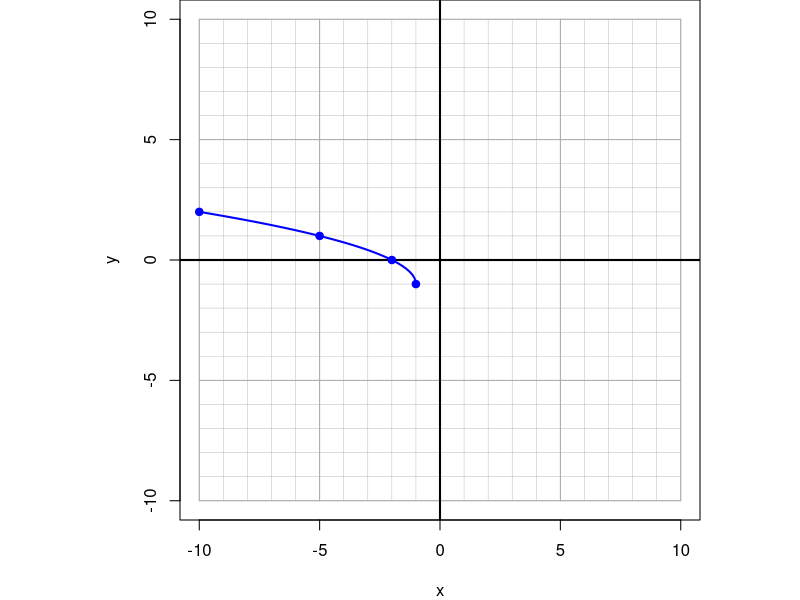
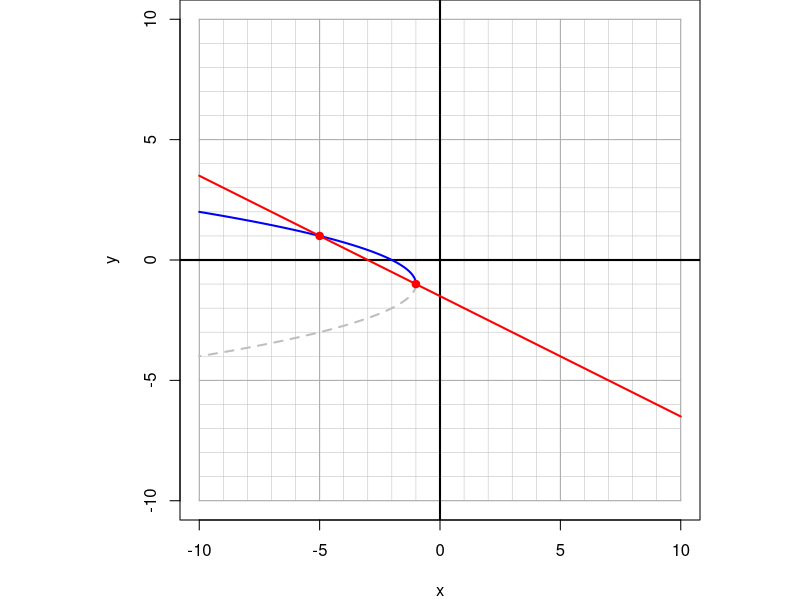

R code for these plots, in order:
## ---- chunk 1
gcd2 <- function(a, b) {
  if (b == 0) a else Recall(b, a %% b)
}
gcd <- function(...) Reduce(gcd2, c(...))

fsimp = function(top,bot){
    gg = abs(gcd(c(top,bot)))
    top = round(abs(top)/gg*sign(top*bot))
    bot = round(abs(mbot)/gg)
    if(bot==1){
        return(top)
    } else {
        return(paste0("\\frac{",top,"}{",bot,"}"))
    }
}

xpar = c(0,1,4,9)
ypar = c(0,1,2,3)
xext = c(1,4,9)
yext = c(-1,-2,-3)

# horizontal shift before possible reflection

# y = a*sqrt(bx-h)+k

h = sample(c(-9:-1,1),1)
a = sample(c(-3,-2,-1,1,2,3),1)
k = sample(c(((-10+3*abs(a)):-1),(1:(10-3*abs(a)))),1)
b = sample(c(-1,1),1)


xc = (xpar+h)/b
yc = a*ypar+k
xd = (xext+h)/b
yd = k+a*yext

nval = sample(0:2,1)

if(nval==0){
    ii = sample(1:length(xd),2)
    xi = xd[ii]
    yi = yd[ii]
    isval = c(F,F)
    wrd = c("an extraneous","an extraneous")
}
if(nval==1){
    while(T){
        ic = sample(1:length(xc),1)
        id = sample(1:length(xd),1)
        xic = xc[ic]
        yic = yc[ic]
        xid = xd[id]
        yid = yd[id]
        ii = sample(1:2)
        xi = c(xic,xid)[ii]
        yi = c(yic,yid)[ii]
        isval = c(T,F)[ii]
        wrd = c("a valid","an extraneous")[ii]
        if(xic!=xid){break}
    }
}
if(nval==2){
    ii = sample(1:length(xc),2)
    xi = xc[ii]
    yi = yc[ii]
    isval = c(T,T)
    wrd = c("a valid","a valid")
}

mtop = diff(yi)
mbot = diff(xi)
mf = fsimp(mtop,mbot)


while(T){
    xp = sample(-10:10,1)
    yp = mtop*(xp-xi[1])/mbot+yi[1]
    if(abs(yp)<=10 && abs(yp)%%1==0 && yp!=yi[1] && yp!=yi[2]){break}
}

if(b==-1){
    fx = paste0(k,"+",a,"\\sqrt{-x+",-h,"}")
} else {
    fx = paste0(k,"+",a,"\\sqrt{x+",-h,"}")
}
Lx = paste0(mf,"(x+",-xp,")+",yp)
fx = gsub("+-","-",fx,fixed=T)
Lx = gsub("+-","-",Lx,fixed=T)
Lx = gsub("=1(","=(",Lx,fixed=T)
Lx = gsub("=-1(","=-(",Lx,fixed=T)

ach = -10:10
ava = c("an extraneous","a valid")

al1 = paste0("* ",ach,collapse="\n")
al2 = paste0("* ",ava,collapse="\n")

minxii = which(xi==min(xi))
maxxii = which(xi==max(xi))

sol1 = paste0(1*(ach==xi[minxii]),collapse="")
sol2 = paste0(1*(c(F,T)==isval[minxii]),collapse="")
sol3 = paste0(1*(ach==xi[maxxii]),collapse="")
sol4 = paste0(1*(c(F,T)==isval[maxxii]),collapse="")

## ---- chunk 2
par(pty="s",mar=c(4,4,0,0))
plot(0,0,"n",xlim=c(-10,10),ylim=c(-10,10),xlab="x",ylab="y")

for(i in -10:10){
    lines(c(i,i),c(-10,10),col="grey",lwd=0.5)
    lines(c(-10,10),c(i,i),col="grey",lwd=0.5)
}
for(i in seq(-10,10,5)){
    lines(c(i,i),c(-10,10),col="darkgrey",lwd=1)
    lines(c(-10,10),c(i,i),col="darkgrey",lwd=1)
}
abline(h=0,lwd=2)
abline(v=0,lwd=2)

xx = seq(h*sign(b),10*sign(b),0.01*sign(b))
yy = a*sqrt(b*xx-h)+k

xx = xx[abs(yy)<=10]
yy = yy[abs(yy)<=10]


lines(xx,yy,col="blue",lwd=2)

x2 = (c(0,1,4,9,16)+h)/b
y2 = a*c(0,1,2,3,4)+k
x2 = x2[abs(y2)<=10]
y2 = y2[abs(y2)<=10]

points(x2,y2,pch=19,col="blue")

## ---- chunk 3
par(pty="s",mar=c(4,4,0,0))
plot(0,0,"n",xlim=c(-10,10),ylim=c(-10,10),xlab="x",ylab="y")

for(i in -10:10){
    lines(c(i,i),c(-10,10),col="grey",lwd=0.5)
    lines(c(-10,10),c(i,i),col="grey",lwd=0.5)
}
for(i in seq(-10,10,5)){
    lines(c(i,i),c(-10,10),col="darkgrey",lwd=1)
    lines(c(-10,10),c(i,i),col="darkgrey",lwd=1)
}
abline(h=0,lwd=2)
abline(v=0,lwd=2)

xx = seq(h*sign(b),10*sign(b),0.01*sign(b))
yy = a*sqrt(b*xx-h)+k

xx = xx[abs(yy)<=10]
yy = yy[abs(yy)<=10]


lines(xx,yy,col="blue",lwd=2)

x2 = (c(0,1,4,9,16)+h)/b
y2 = a*c(0,1,2,3,4)+k
x2 = x2[abs(y2)<=10]
y2 = y2[abs(y2)<=10]

# points(x2,y2,pch=19,col="blue")

xl = seq(-10,10,0.1)
yl = mtop/mbot*(xl-xi[1])+yi[1]
xl = xl[abs(yl)<=10]
yl = yl[abs(yl)<=10]

lines(xl,yl,col="red",lwd=2)

xx = seq(h*sign(b),10*sign(b),0.01*sign(b))
yy = -a*sqrt(b*xx-h)+k

xx = xx[abs(yy)<=10]
yy = yy[abs(yy)<=10]

lines(xx,yy,col="grey",lwd=2,lty=2)

points(xi,yi,pch=19,col="red")
